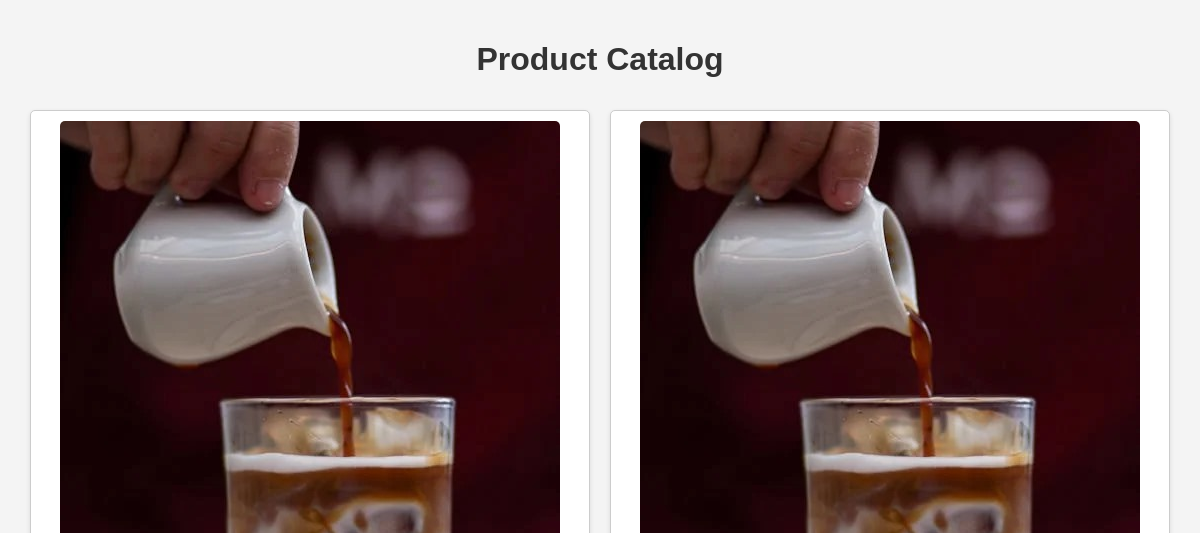
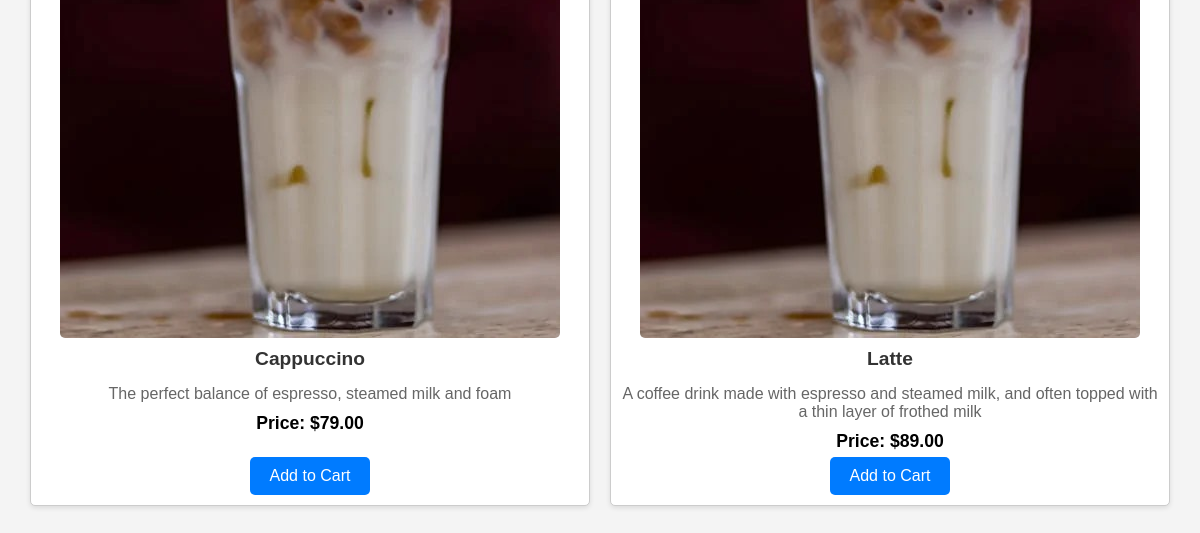
Before: /products_list/ with the older database file (2 pictures, top to bottom).
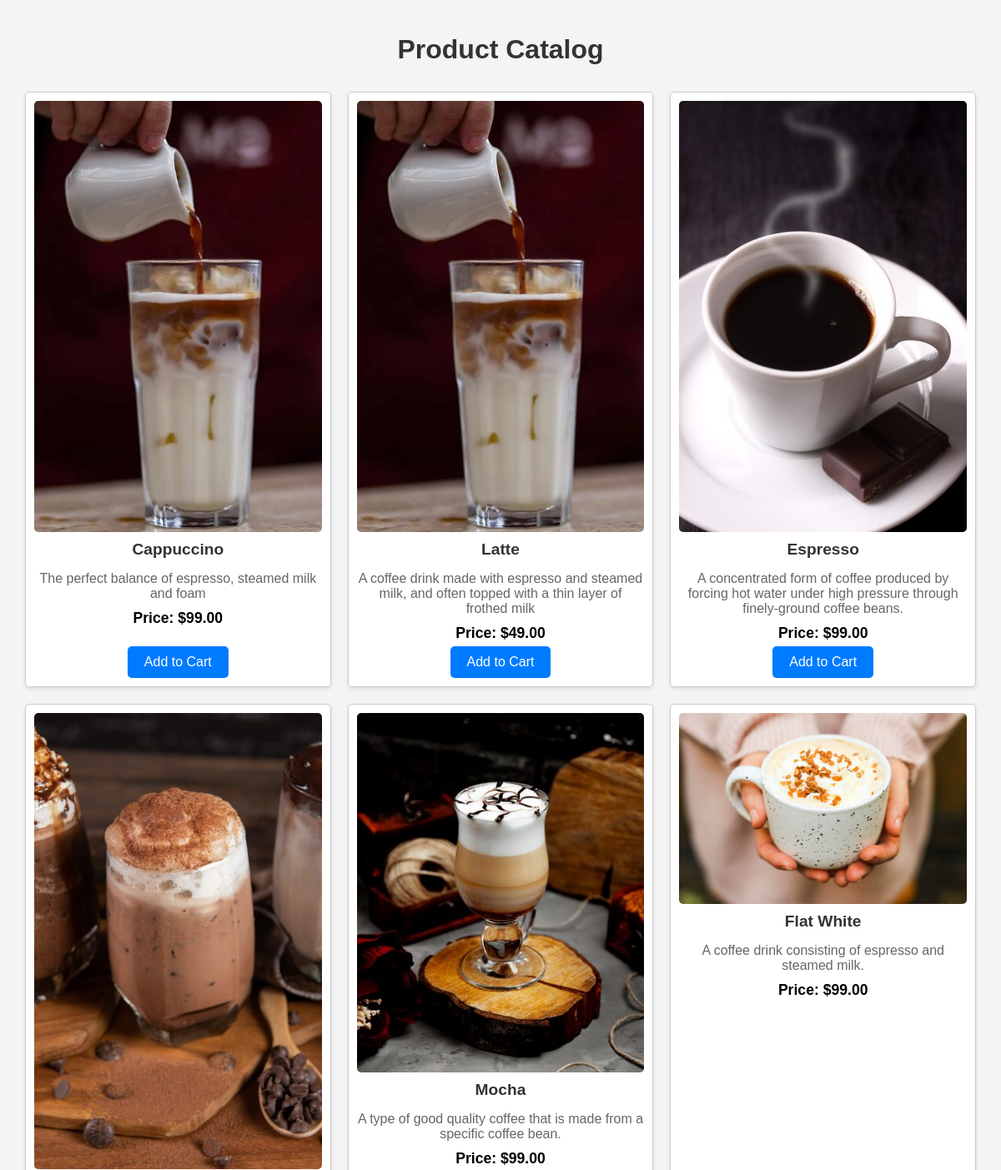
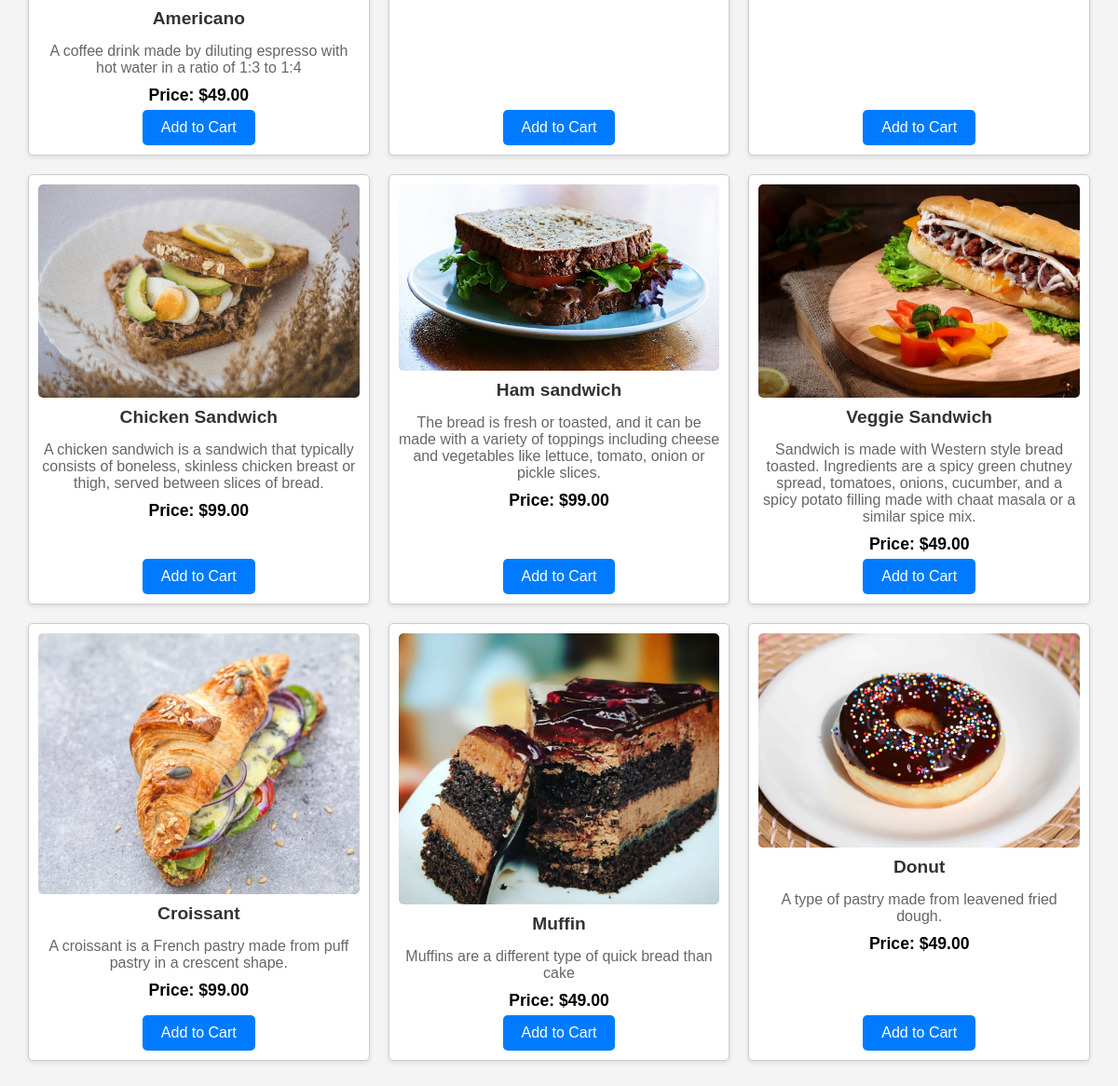
After: the same page with the newer database file (2 pictures, top to bottom).
### coffee_day/models.py (models this page shows, shortened)
class Product(models.Model):
	name = models.CharField(max_length=100)
	description = models.TextField(null=True)
	price = models.DecimalField(max_digits=10, decimal_places=2)
	image = models.ImageField(upload_to='products/', null = True)

### coffee_day/views.py (the view)
# urls.py: path('products_list/', product_list, name='products_list'),
def product_list(request):
	products = Product.objects.all()
	return render(request, 'products_list.html', {'products': products})

### coffee_day/templates/products_list.html (shortened to what this page needs)
<!DOCTYPE html>
<html lang="en">
<head>
</head>
<body>
    <h1>Product Catalog</h1>
    <ul class="product-list">
        {% for product in products %}
            <li class="product-item">
                <img src="{{ product.image.url }}" alt="{{ product.name }}">
                <h2>{{ product.name }}</h2>
                <p>{{ product.description }}</p>
                <p class="price">Price: ${{ product.price }}</p>
                <a class="buy-now-button" href="{% url 'add_to_cart' product.id %}">Add to Cart</a>
            </li>
        {% endfor %}
    </ul>
</body>
</html>

### coffee_day/templates/products_list.html (style rules this page uses)
body { font-family: Arial, sans-serif; margin: 0; padding: 20px; background-color: #f4f4f4; }
h1 { text-align: center; color: #333; }
.product-list { display: flex; flex-wrap: wrap; justify-content: space-between; list-style: none; padding: 0; margin: 0; }
.product-item { flex: 1 1 calc(25% - 20px); margin: 10px; border: 1px solid #ccc; border-radius: 5px; padding: 10px; background-color: #fff; box-shadow: 0 2px 5px rgba(0, 0, 0, 0.1); display: flex; flex-direction: column; align-items: center; text-align: center; }
.product-item img { max-width: 100%; height: auto; border-radius: 5px; }
.product-item h2 { font-size: 1.2em; margin: 10px 0; color: #333; }
.product-item p { margin: 5px 0; color: #666; }
.product-item .price { font-size: 1.1em; font-weight: bold; color: #000; }
.buy-now-button { display: inline-block; margin-top: auto; background-color: #007bff; color: #fff; text-decoration: none; padding: 10px 20px; border-radius: 5px; transition: background-color 0.3s; }

Changed rows visible on the page:
changed Product "Cappuccino": price "79.00" → "99.00"
changed Product "Latte": price "89.00" → "49.00"
added Product: image (picture), name "Espresso", description "A concentrated form of coffee produced by forcing hot water under high pressure through finely-ground coffee beans.", price "99.00"
added Product: image (picture), name "Americano", description "A coffee drink made by diluting espresso with hot water in a ratio of 1:3 to 1:4", price "49.00"
added Product: image (picture), name "Mocha", description "A type of good quality coffee that is made from a specific coffee bean.", price "99.00"
added Product: image (picture), name "Flat White", description "A coffee drink consisting of espresso and steamed milk.", price "99.00"
added Product: image (picture), name "Chicken Sandwich", description "A chicken sandwich is a sandwich that typically consists of boneless, skinless chicken breast or thigh, served between slices of bread.", price "99.00"
added Product: image (picture), name "Ham sandwich", description "The bread is fresh or toasted, and it can be made with a variety of toppings including cheese and vegetables like lettuce, tomato, onion or pickle slices.", price "99.00"
added Product: image (picture), name "Veggie Sandwich", description "Sandwich is made with Western style bread toasted. Ingredients are a spicy green chutney spread, tomatoes, onions, cucumber, and a spicy potato filling made with chaat masala or a similar spice mix.", price "49.00"
added Product: image (picture), name "Croissant", description "A croissant is a French pastry made from puff pastry in a crescent shape.", price "99.00"
added Product: image (picture), name "Muffin", description "Muffins are a different type of quick bread than cake", price "49.00"
added Product: image (picture), name "Donut", description "A type of pastry made from leavened fried dough.", price "49.00"
